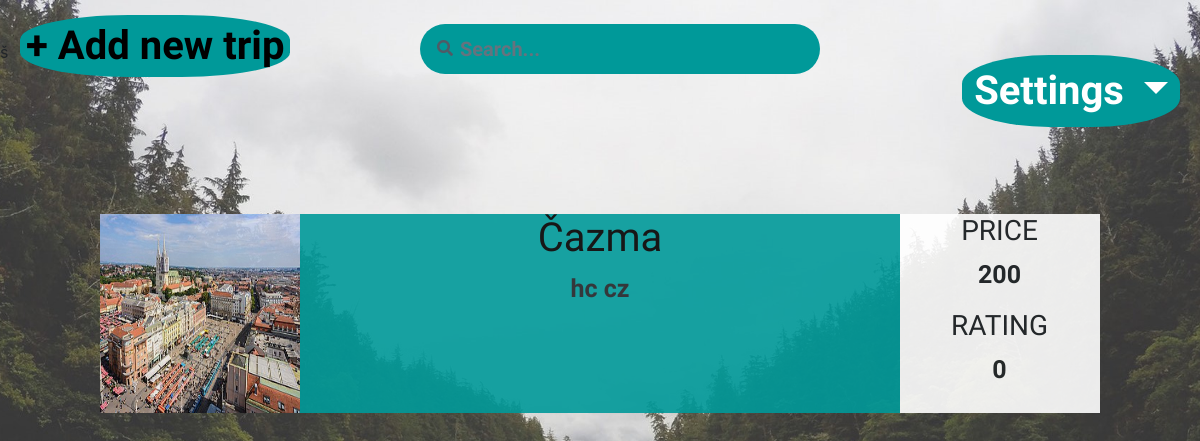
The page /home (signed in) on the database as committed earlier.
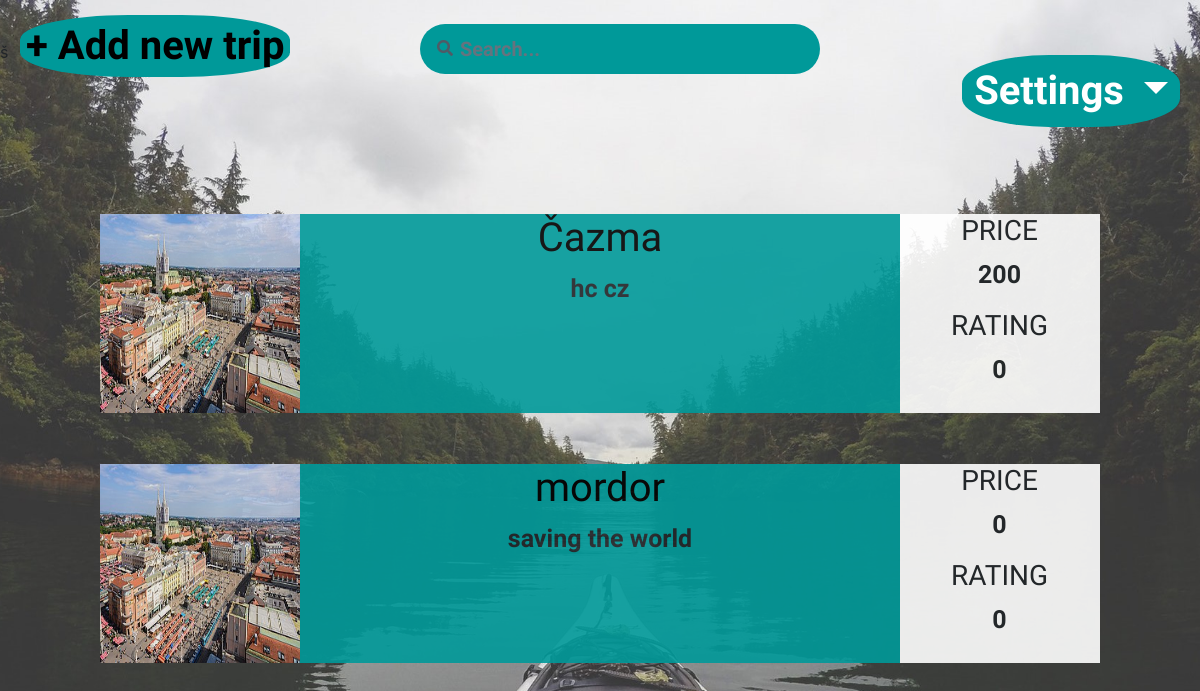
The same page on the database as committed later.
### app/models.py (models this page shows)
class Trip(db.Model):
    id = db.Column(db.Integer,primary_key=True)
    location = db.Column(db.String(120),index=True)
    about = db.Column(db.String(1000),index=True)
    date = db.Column(db.DateTime,index=True)
    min_people = db.Column(db.String(120),index=True)
    max_people = db.Column(db.String(120),index=True)
    total_cost = db.Column(db.Integer,index=True)
    transport = db.Column(db.String(120),index=True)
    user_id = db.Column(db.Integer,db.ForeignKey('user.id'))
    creator_id = db.Column(db.Integer,db.ForeignKey('user.id'))
    trip_rating = db.Column(db.Integer, default = '0')

### app/routes.py (the view)
@app.route('/home')
@app.route('/home/<my_trips>')
@login_required
def home():
    trip = Trip.query.first()
    if trip is not None:
        all_trips = Trip.query.all()
        data = []
        for trips in all_trips:
            trips_data = {'location' : trips.location, 'about' : trips.about, 'rating' : trips.trip_rating, 'cost' : trips.total_cost, 'id' : trips.id}
            data.append(trips_data)
        return render_template('home.html', title='Home', data= data)
    return render_template('home.html', title='Home')

### app/models.py (called while the page is built)
    @login.user_loader
    def load_user(id):
        return User.query.get(int(id))

### app/templates/home.html (shortened to what this page needs)
<!DOCTYPE html>
<html>
	<head>
		<link rel="stylesheet" type="text/css" href="{{ url_for('static',filename='styles/style.css') }}">
		<link rel="stylesheet" href="https://stackpath.bootstrapcdn.com/bootstrap/4.2.1/css/bootstrap.min.css">
		<link rel="stylesheet" href="https://use.fontawesome.com/releases/v5.6.3/css/all.css">
</head>
<body>
	<header>
		<ul>
			<li><a class="newtrip" href="{{ url_for('newtrip') }}"><button class="btn1" id = "add_btn">+ Add new trip</button></a></li>
		</ul>
			<div class="dropdown">
  <button class="btn btn-secondary dropdown-toggle" type="button" id="dropdownMenuButton" data-toggle="dropdown" aria-haspopup="true" aria-expanded="false">
    Settings
  </button>
</div>š
		<div class="box">
  		<div class="container-1">
     			<span class="icon"><i class="fa fa-search"></i></span>
      			<input type="search" id="search" onchange="AdvanceSearch()"  placeholder="Search..." autocomplete="off"/>
		</div>
	</header>
{% for trip in data %}
<div class="container" id="izlet">
	<div class="row" id="izlet_row">
		<div class="col-md-">
			<a href = "{{ url_for('trip', id=trip.id) }}">
				<image src="static/styles/zagreb.jpg" id="slika_izleta">
				</image>
			</a>
		</div>
		<div class="col-lg-" id="text_izleta">
			<a id = "link_na_str" href = "{{ url_for('trip', id=trip.id) }}">
				<h1 id="destinacija_izleta">{{trip.location}}</h1>
			</a>
			<p>{{trip.about}}</p id="o_izletu">
		</div>
		<div class="col-" id="cijena_i_o">
			<h3>PRICE</h3>
			<p>{{trip.cost}}</p>
			<h3>RATING</h3>
			<p>{{trip.rating}}</p>
		</div>
	</div>
</div>
{% endfor %}
</body>
</html>

### app/static/styles/style.css (style rules this page uses)
body { background: url("back.jpg")no-repeat center center fixed; -webkit-background-size: cover; -moz-background-size: cover; -o-background-size: cover; background-size: cover; }
header { padding-bottom: 100px; }
header li { overflow: hidden; }
header li a { color: black; text-decoration: none; }
#add_btn, #dropdownMenuButton, #advanced_button { font-family: 'Amatic SC', cursive; font-weight: bold; border-radius: 40%; border: none; background-color: #009999; font-size: 40px; }
#link_na_str { color: black; text-decoration: none; }
#add_btn { position: absolute; top: 15px; left: 20px; }
#dropdownMenuButton { position: absolute; top: 15px; right: 20px; }
#izlet { max-width: 1000px; max-height: 200px; padding-bottom: 250px; opacity: 0.9; }
#slika_izleta { max-height: 200px; min-height: 199px; max-width: 200px; min-width: 199px; }
#text_izleta { background-color: #009999; text-align: center; font-family: 'Amatic SC', cursive; font-weight: bold; font-size: 25px; max-height: 200px; max-width: 600px; min-width: 600px; min-height: 199px; }
#cijena_i_o { text-align: center; font-family: 'Amatic SC', cursive; font-weight: bold; font-size: 25px; max-width: 200px; min-width: 199px; max-height: 200px; min-height: 199px; }
#izlet_row { background-color: white; }
.container-1 { width: 300px; vertical-align: middle; white-space: nowrap; position: relative; margin-left:35%; }
.container-1 input#search { width: 400px; height: 50px; background: #009999; border: none; font-size: 20px; position: relative; -webkit-border-radius: 5px; -moz-border-radius: 5px; border-radius: 40px; top: -40px; color: black; font-weight: bold; font-family: 'Amatic SC', cursive; padding-left: 40px; }
.container-1 .icon { position: absolute; top: -40px; margin-left: 17px; z-index: 1; color: #4f5b66; padding-top: 12px; }

Rows that differ between the two databases and show on the page:
added Trip: location "mordor", about "saving the world", cost "0", rating "0"
